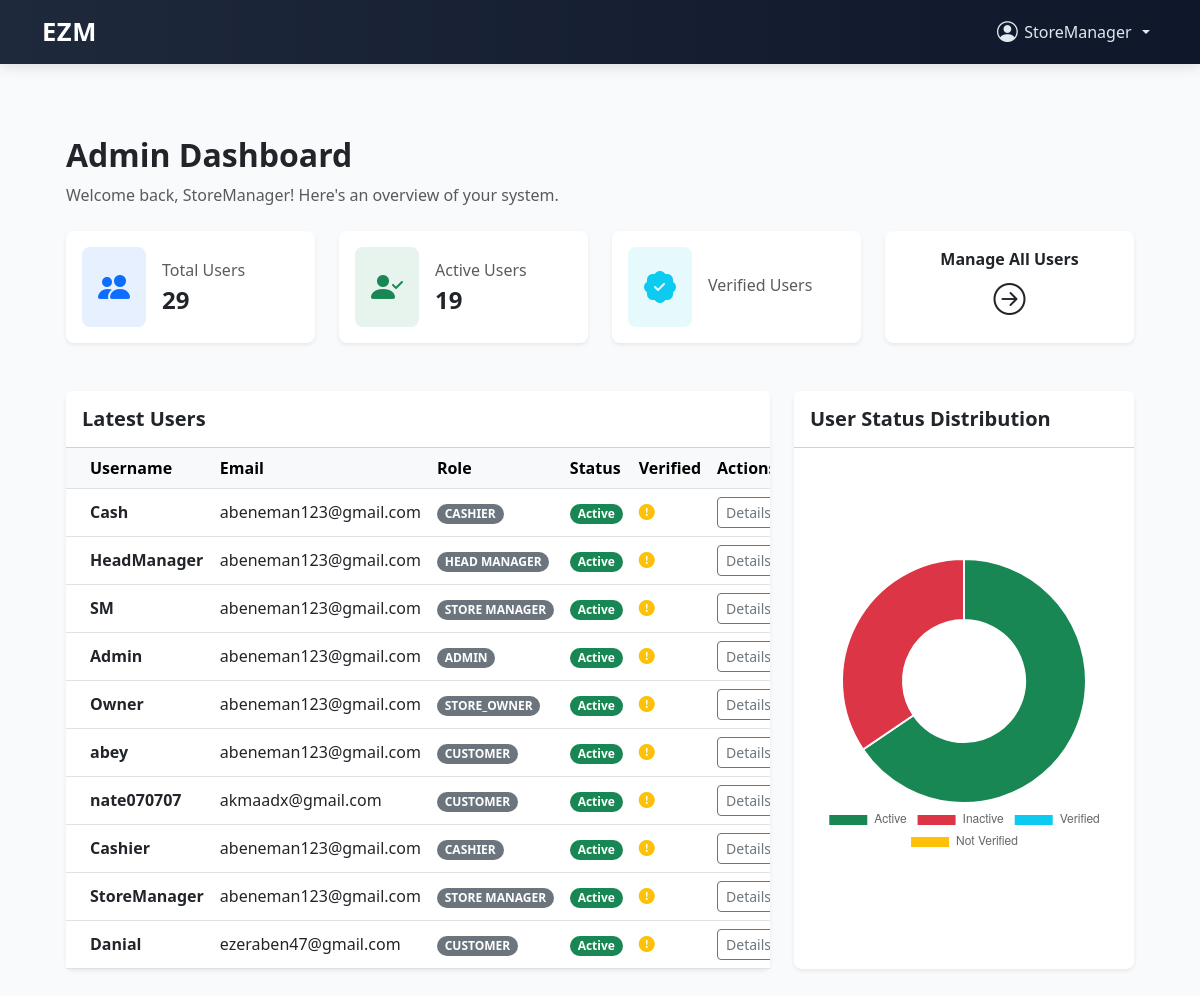
The page /users/admin-dashboard/ (signed in) on the database its author committed.
### users/models.py (models this page shows)
class CustomUser(AbstractUser):
    ROLE_CHOICES = [
        ('admin', 'Admin'),
        ('head_manager', 'Head Manager'),
        ('store_manager', 'Store Manager'),
        ('cashier', 'Cashier'),
    ]
    role = models.CharField(max_length=20, choices=ROLE_CHOICES)
    store = models.ForeignKey('store.Store', on_delete=models.SET_NULL, null=True, blank=True) # Add this line
    is_first_login = models.BooleanField(default=True)
    phone_number = models.CharField(max_length=20, blank=True)

### users/views.py (the view)
# urls.py: path('admin-dashboard/', admin_dashboard, name='admin_dashboard'),
@login_required
def admin_dashboard(request):
    total_users = User.objects.count()
    active_users = User.objects.filter(is_active=True).count()
    inactive_users = User.objects.filter(is_active=False).count()
    users = User.objects.order_by('-date_joined')[:10]
    context = {
        'total_users': total_users,
        'active_users': active_users,
        'inactive_users': inactive_users,
        'users': users,
    }
    return render(request, 'mainpages/admin_dashboard.html', context)

### templates/mainpages/admin_dashboard.html (shortened to what this page needs)
{% extends 'base.html' %}
{% load static %}
{% block content %}
<div class="container-fluid px-4 py-5">
  <div class="mb-4">
    <h1 class="h2 fw-bold">Admin Dashboard</h1>
    <p class="text-muted">Welcome back, {{ user.username }}! Here's an overview of your system.</p>
  </div>
  <div class="row g-4">
    <div class="col-xl-3 col-md-6">
      <div class="card shadow-sm border-0 rounded-3 h-100">
        <div class="card-body d-flex align-items-center">
          <div class="p-3 bg-primary bg-opacity-10 rounded-3 me-3">
            <i class="bi bi-people-fill fs-2 text-primary"></i>
          </div>
          <div>
            <p class="mb-1 text-muted">Total Users</p>
            <h4 class="fw-bold mb-0">{{ total_users }}</h4>
          </div>
        </div>
      </div>
    </div>
    <div class="col-xl-3 col-md-6">
      <div class="card shadow-sm border-0 rounded-3 h-100">
        <div class="card-body d-flex align-items-center">
          <div class="p-3 bg-success bg-opacity-10 rounded-3 me-3">
            <i class="bi bi-person-check-fill fs-2 text-success"></i>
          </div>
          <div>
            <p class="mb-1 text-muted">Active Users</p>
            <h4 class="fw-bold mb-0">{{ active_users }}</h4>
          </div>
        </div>
      </div>
    </div>
    <div class="col-xl-3 col-md-6">
      <div class="card shadow-sm border-0 rounded-3 h-100">
        <div class="card-body d-flex align-items-center">
          <div class="p-3 bg-info bg-opacity-10 rounded-3 me-3">
            <i class="bi bi-patch-check-fill fs-2 text-info"></i>
          </div>
          <div>
            <p class="mb-1 text-muted">Verified Users</p>
          </div>
        </div>
      </div>
    </div>
    <div class="col-xl-3 col-md-6">
      <div class="card shadow-sm border-0 rounded-3 h-100 hover-card">
        <a href="{% url 'manage_users' %}" class="text-decoration-none text-dark stretched-link">
          <div class="card-body d-flex align-items-center justify-content-center text-center">
            <div>
              <p class="mb-1 fw-semibold">Manage All Users</p>
              <i class="bi bi-arrow-right-circle fs-2"></i>
            </div>
          </div>
        </a>
      </div>
    </div>
  </div>
  <div class="row g-4 mt-4">
    <div class="col-lg-8">
      <div class="card shadow-sm border-0 rounded-3">
        <div class="card-header bg-white py-3">
          <h5 class="mb-0 fw-bold">Latest Users</h5>
        </div>
        <div class="card-body p-0">
          <div class="table-responsive">
            <table class="table table-hover align-middle mb-0">
              <thead class="table-light">
                <tr>
                  <th scope="col" class="ps-4">Username</th>
                  <th scope="col">Email</th>
                  <th scope="col">Role</th>
                  <th scope="col">Status</th>
                  <th scope="col">Verified</th>
                  <th scope="col">Actions</th>
                </tr>
              </thead>
              <tbody>
                {% for user in users %}
                <tr>
                  <td class="ps-4 fw-semibold">{{ user.username }}</td>
                  <td>{{ user.email }}</td>
                  <td><span class="badge rounded-pill text-bg-secondary text-uppercase">
                      {{ user.get_role_display }}
                    </span></td>
                  <td>
                    {% if user.is_active %}
                    <span class="badge rounded-pill text-bg-success">Active</span>
                    {% else %}
                    <span class="badge rounded-pill text-bg-danger">Inactive</span>
                    {% endif %}
                  </td>
                  <td>
                    {% if user.is_verified %}
                    <i class="bi bi-check-circle-fill text-success" title="Verified"></i>
                    {% else %}
                    <i class="bi bi-exclamation-circle-fill text-warning" title="Not Verified"></i>
                    {% endif %}
                  </td>
                  <td>
                    <a href="{% url 'view_user_detail' user.id %}" class="btn btn-sm btn-outline-secondary">Details</a>
                  </td>
                </tr>
                {% empty %}
                <tr>
                  <td colspan="6" class="text-center text-muted p-4">No users found.</td>
                </tr>
                {% endfor %}
              </tbody>
            </table>
          </div>
        </div>
      </div>
    </div>
    <div class="col-lg-4">
      <div class="card shadow-sm border-0 rounded-3 h-100">
        <div class="card-header bg-white py-3">
          <h5 class="mb-0 fw-bold">User Status Distribution</h5>
        </div>
        <div class="card-body d-flex justify-content-center align-items-center">
          <canvas id="userStatusChart" style="max-height: 300px;"></canvas>
        </div>
      </div>
    </div>
  </div>
</div>
<script>
  document.addEventListener('DOMContentLoaded', function () {
    const ctx = document.getElementById('userStatusChart').getContext('2d');
    const chartData = {
      active: Number("{{ active_users }}") || 0,
      inactive: Number("{{ inactive_users }}") || 0,
      verified: Number("{{ verified_users }}") || 0,
      unverified: Number("{{ unverified_users }}") || 0
    };
    new Chart(ctx, {
      type: 'doughnut',
      data: {
        labels: ['Active', 'Inactive', 'Verified', 'Not Verified'],
        datasets: [{
          label: 'User Status',
          data: [
            chartData.active,
            chartData.inactive,
            chartData.verified,
            chartData.unverified
          ],
          backgroundColor: [
            '#198754', // Green
            '#dc3545', // Red
            '#0dcaf0', // Blue (Info)
            '#ffc107'  // Yellow (Warning)
          ],
          borderColor: '#ffffff',
          borderWidth: 2
        }]
      },
      options: {
        responsive: true,
        maintainAspectRatio: false,
        plugins: {
          legend: {
            position: 'bottom',
          }
        }
      }
    });
  });
</script>
{% endblock %}

### templates/base.html (shortened to what this page needs)
<!DOCTYPE html>
<html lang="en">
<head>
  <link href="https://cdn.jsdelivr.net/npm/bootstrap@5.3.0/dist/css/bootstrap.min.css" rel="stylesheet" />
  <link href="https://cdn.jsdelivr.net/npm/bootstrap-icons@1.10.5/font/bootstrap-icons.css" rel="stylesheet" />
</head>
<body>
  <nav class="navbar navbar-expand-lg navbar-custom">
    <div class="container">
      <a class="navbar-brand" href="{% url 'login' %}">EZM</a>
      <div class="collapse navbar-collapse justify-content-end" id="navbarContent">
        <ul class="navbar-nav align-items-center">
          {% if user.is_authenticated %}
          <li class="nav-item dropdown">
            <a class="nav-user-dropdown nav-link dropdown-toggle" href="#" id="userDropdown" role="button"
              data-bs-toggle="dropdown" aria-expanded="false">
              <i class="bi bi-person-circle nav-user-icon"></i> {{ user.username }}
            </a>
          </li>
          {% else %}
          <li class="nav-item me-2">
            <a class="nav-link btn btn-light text-dark px-3" href="{% url 'login' %}">Login</a>
          </li>
          {% endif %}
        </ul>
      </div>
    </div>
  </nav>
  <div class="container py-4">
    {% block content %}{% endblock %}
  </div>
</body>
</html>

### templates/base.html (style rules this page uses)
body { background-color: #f8fafc; font-family: 'Segoe UI', sans-serif; }
.navbar-custom { background: linear-gradient(to right, #1e293b, #0f172a); box-shadow: 0 4px 12px rgba(0, 0, 0, 0.1); }
.navbar-brand { font-weight: 700; font-size: 1.6rem; letter-spacing: 0.5px; color: #ffffff !important; transition: color 0.3s ease; }
.nav-link { color: #e2e8f0 !important; }
.nav-user-dropdown { color: #fff; cursor: pointer; display: flex; align-items: center; gap: 0.4rem; font-weight: 500; user-select: none; }
.nav-user-icon { font-size: 1.3rem; }

### templates/mainpages/admin_dashboard.html (style rules this page uses)
.hover-card { transition: transform 0.2s ease-in-out, box-shadow 0.2s ease-in-out; }
.table { --bs-table-hover-bg: #f8f9fa; }

### rows shown on the page
CustomUser: username "StoreManager", email "abeneman123@gmail.com", role "STORE MANAGER", is_active "Active"
CustomUser: username "Cash", email "abeneman123@gmail.com", role "CASHIER", is_active "Active"
CustomUser: username "HeadManager", email "abeneman123@gmail.com", role "HEAD MANAGER", is_active "Active"
CustomUser: username "SM", email "abeneman123@gmail.com", role "STORE MANAGER", is_active "Active"
CustomUser: username "Admin", email "abeneman123@gmail.com", role "ADMIN", is_active "Active"
CustomUser: username "Owner", email "abeneman123@gmail.com", role "STORE_OWNER", is_active "Active"
CustomUser: username "abey", email "abeneman123@gmail.com", role "CUSTOMER", is_active "Active"
CustomUser: username "nate070707", email "akmaadx@gmail.com", role "CUSTOMER", is_active "Active"
CustomUser: username "Cashier", email "abeneman123@gmail.com", role "CASHIER", is_active "Active"
CustomUser: username "Danial", email "ezeraben47@gmail.com", role "CUSTOMER", is_active "Active"

### other values the page prints
{{ total_users }} "29"
{{ active_users }} "19"
chart data {{ active_users }} 19
chart data {{ inactive_users }} 10
